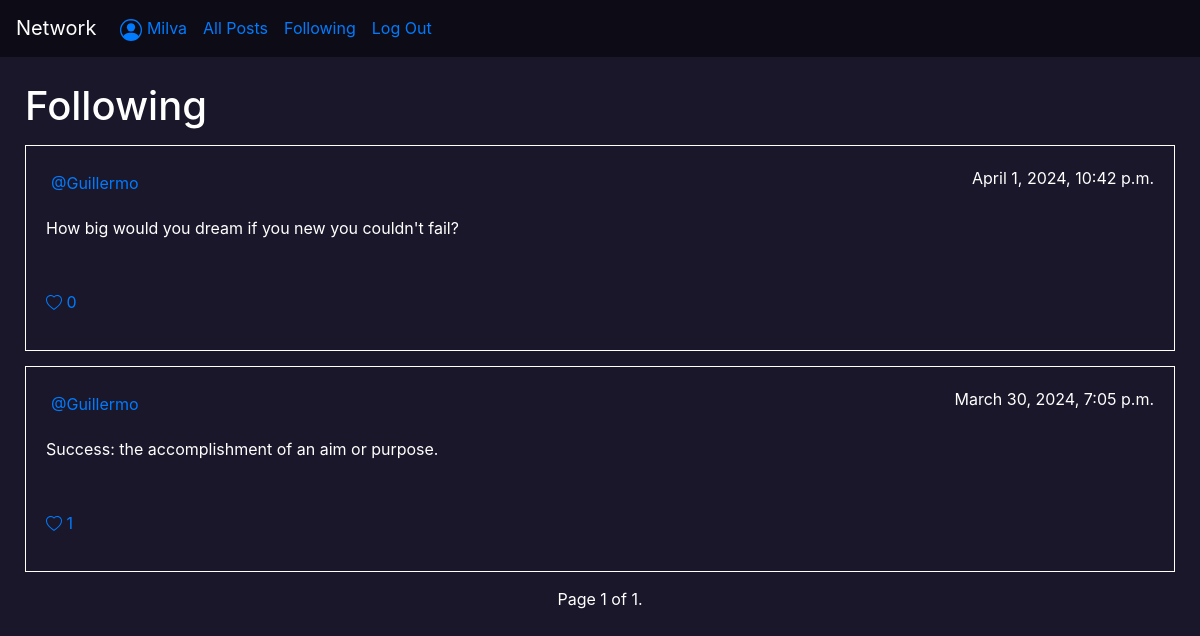
Page /following (signed in) on the earlier database version.
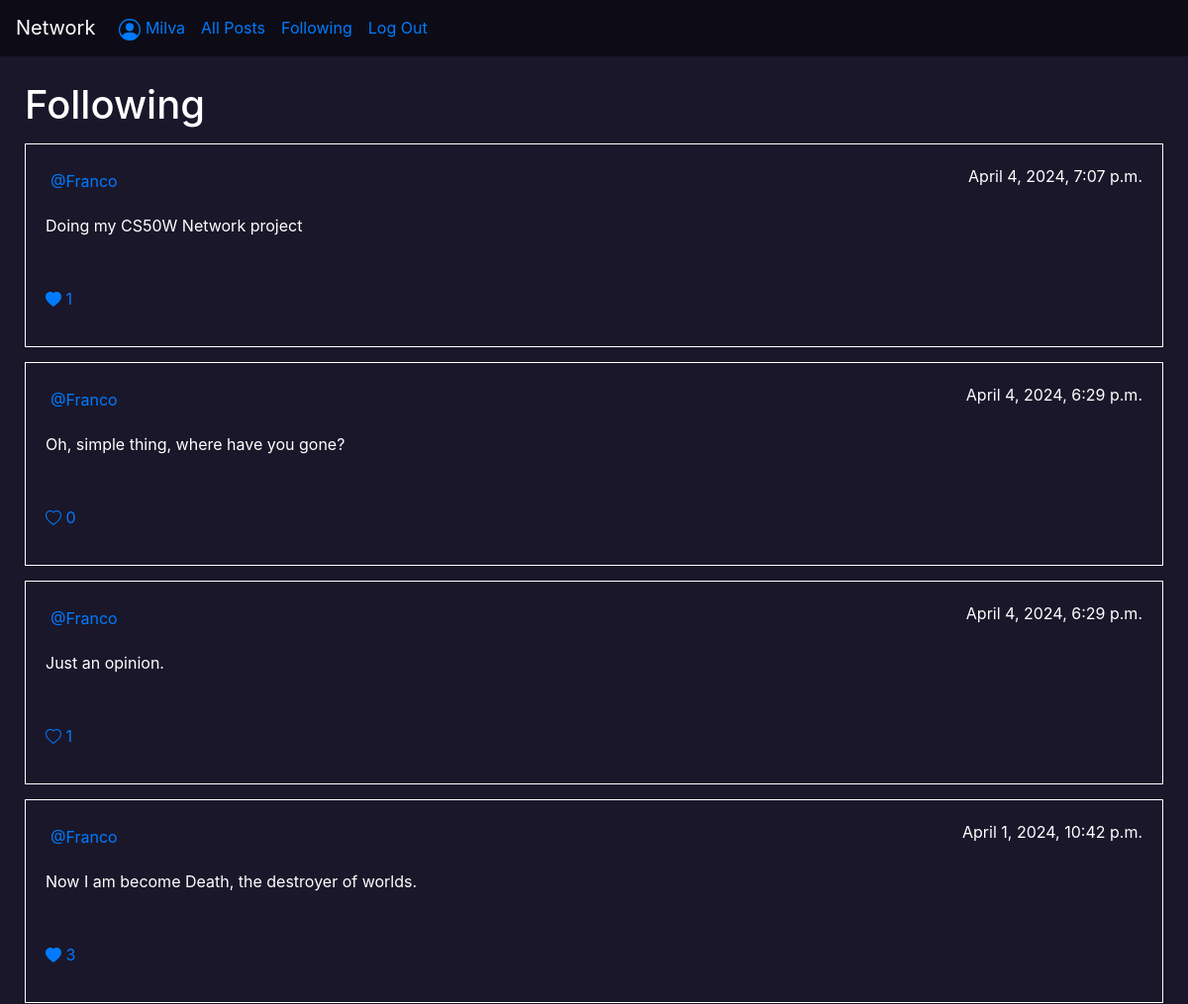
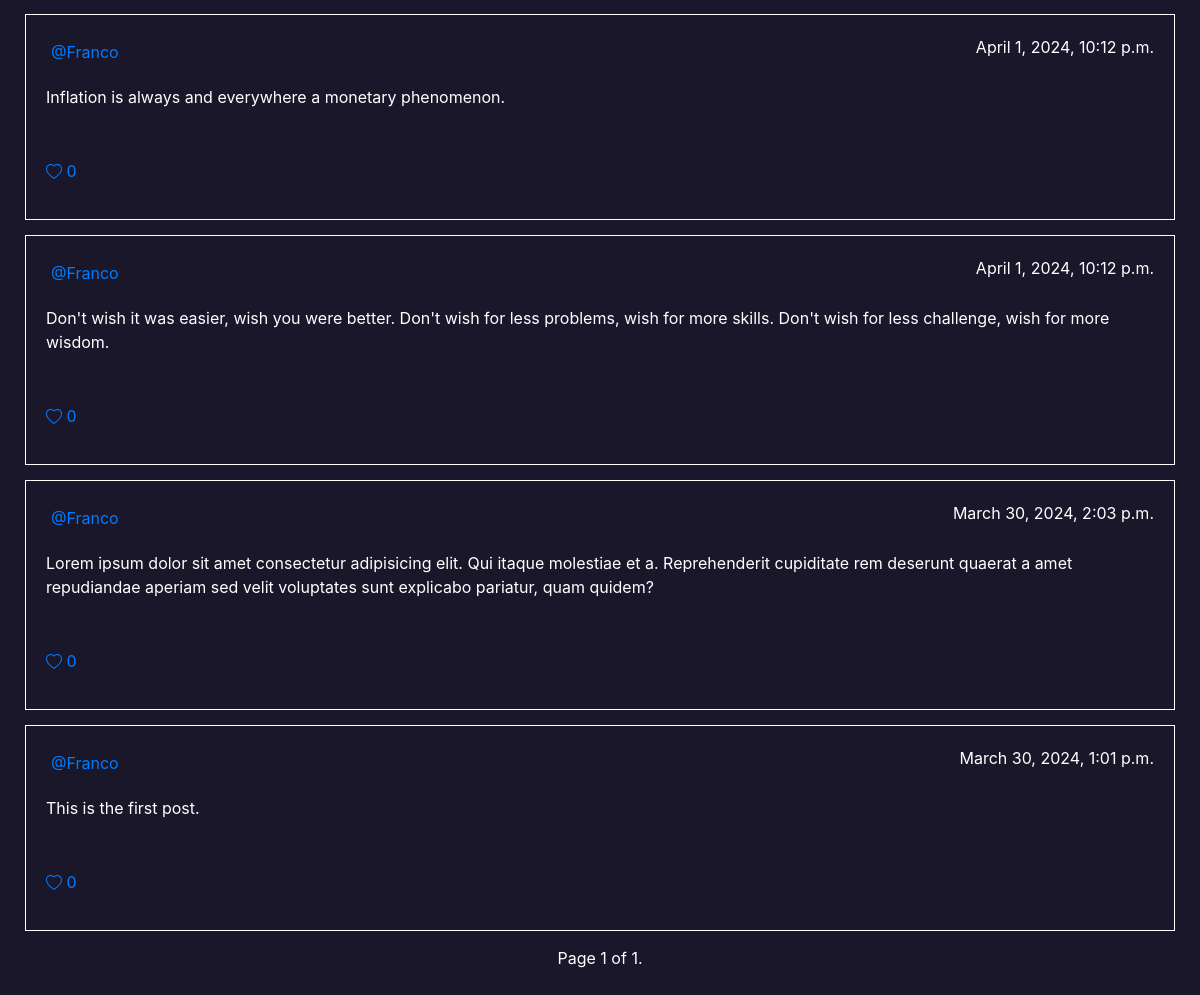
Same page on the later database version (2 pictures, top to bottom).
### network/models.py (models this page shows)
class Post(models.Model):
    user = models.ForeignKey(User, on_delete = models.CASCADE, related_name='post_user')
    text = models.CharField(max_length=280)
    date = models.DateTimeField(default=timezone.now())
    likes = models.ManyToManyField(User,blank=True, related_name='likes')

class User(AbstractUser):
    pass

### network/views.py (the view)
# urls.py: path('following', views.following, name='following'),
def following(request):
    if request.user.is_authenticated:
        following_users = []
        following_profiles = Profile.objects.filter(follower=request.user.pk)
        for following_profile in following_profiles:
            following_users.append(following_profile.user)
        posts = Post.objects.filter(user__in=following_users).order_by('-date')
        paginator = Paginator(posts,10)
        page_number = request.GET.get('page')
        posts = paginator.get_page(page_number)
        logged_user = request.user
        if request.user.is_authenticated:
            liked_post_ids = Post.objects.filter(likes=logged_user).values_list('id', flat=True)
        else:
            liked_post_ids = []
        return render(request,'network/following.html',{'posts':posts,'logged_user':logged_user,'liked_post_ids':liked_post_ids})
    else:
        return HttpResponseRedirect(reverse('login'))

### network/templates/network/following.html (shortened to what this page needs)
{% extends "network/layout.html"%}
{% load static %}
{% block body%}
<div class="mid_section">
    <h1>Following</h1>
    {% if posts %}
        {% for post in posts %}
            <div class="post">
                <div class="top">
                    <div>
                        <a href="{% url 'profile' username=post.user %}" >@{{ post.user }}</a>
                    </div>
                    <p>{{ post.date }}</p>
                </div>
                <div>
                    <p>{{ post.text }}</p>
                </div>
                <div>
                    {%  if post.id in liked_post_ids %}
                        <button onclick="like('{{post.pk}}','unlike')" class="unlike-button" id="unlike_post{{post.pk}}">
                            <p>
                                <svg xmlns="http://www.w3.org/2000/svg" width="16" height="16" fill="currentColor" class="bi bi-heart-fill" viewBox="0 0 16 16">
                                    <path fill-rule="evenodd" d="M8 1.314C12.438-3.248 23.534 4.735 8 15-7.534 4.736 3.562-3.248 8 1.314"/>
                                </svg> <span> {{ post.likes.all.count }}</span>
                            </p>
                        </button>
                    {% else %}
                        <button onclick="like('{{post.pk}}','like')" class="like-button" id="like_post{{post.pk}}">
                            <p>
                                 <span>{{ post.likes.all.count }}</span>
                            </p>
                        </button>
                    {% endif %}
                </div>
            </div>
        {% endfor %}
        <div class="pagination">
            <span class="step-links">
                <span class="current">
                    Page {{ posts.number }} of {{ posts.paginator.num_pages }}.
                </span>
            </span>
        </div>
    {% else %}
        <br>
        <div id="no_post">
            <strong>No posts so far</strong>
        </div>
    {% endif %}
</div>
{% endblock %}

Differences in the rows shown:
no longer on this page (row unchanged): Post: user "Guillermo", date "April 1, 2024, 10:42 p.m.", text "How big would you dream if you new you couldn't fail?", likes.all.count "0"
no longer on this page (row unchanged): Post: user "Guillermo", date "March 30, 2024, 7:05 p.m.", text "Success: the accomplishment of an aim or purpose.", likes.all.count "1"
added Post: user "Franco", date "April 4, 2024, 7:07 p.m.", text "Doing my CS50W Network project", likes.all.count "1"
added Post: user "Franco", date "April 4, 2024, 6:29 p.m.", text "Oh, simple thing, where have you gone?", likes.all.count "0"
added Post: user "Franco", date "April 4, 2024, 6:29 p.m.", text "Just an opinion.", likes.all.count "1"
now on this page (row unchanged): Post: user "Franco", date "April 1, 2024, 10:42 p.m.", text "Now I am become Death, the destroyer of worlds.", likes.all.count "3"
now on this page (row unchanged): Post: user "Franco", date "April 1, 2024, 10:12 p.m.", text "Inflation is always and everywhere a monetary phenomenon.", likes.all.count "0"
now on this page (row unchanged): Post: user "Franco", date "April 1, 2024, 10:12 p.m.", text "Don't wish it was easier, wish you were better. Don't wish for less problems, wish for more skills. Don't wish for less challenge, wish for more wisdom.", likes.all.count "0"
now on this page (row unchanged): Post: user "Franco", date "March 30, 2024, 2:03 p.m.", text "Lorem ipsum dolor sit amet consectetur adipisicing elit. Qui itaque molestiae et a. Reprehenderit cupiditate rem deserunt quaerat a amet repudiandae aperiam sed velit voluptates sunt explicabo pariatur, quam quidem?", likes.all.count "0"
now on this page (row edited): Post: user "Franco", date "March 30, 2024, 1:01 p.m.", text "This is the first post.", likes.all.count "0"
